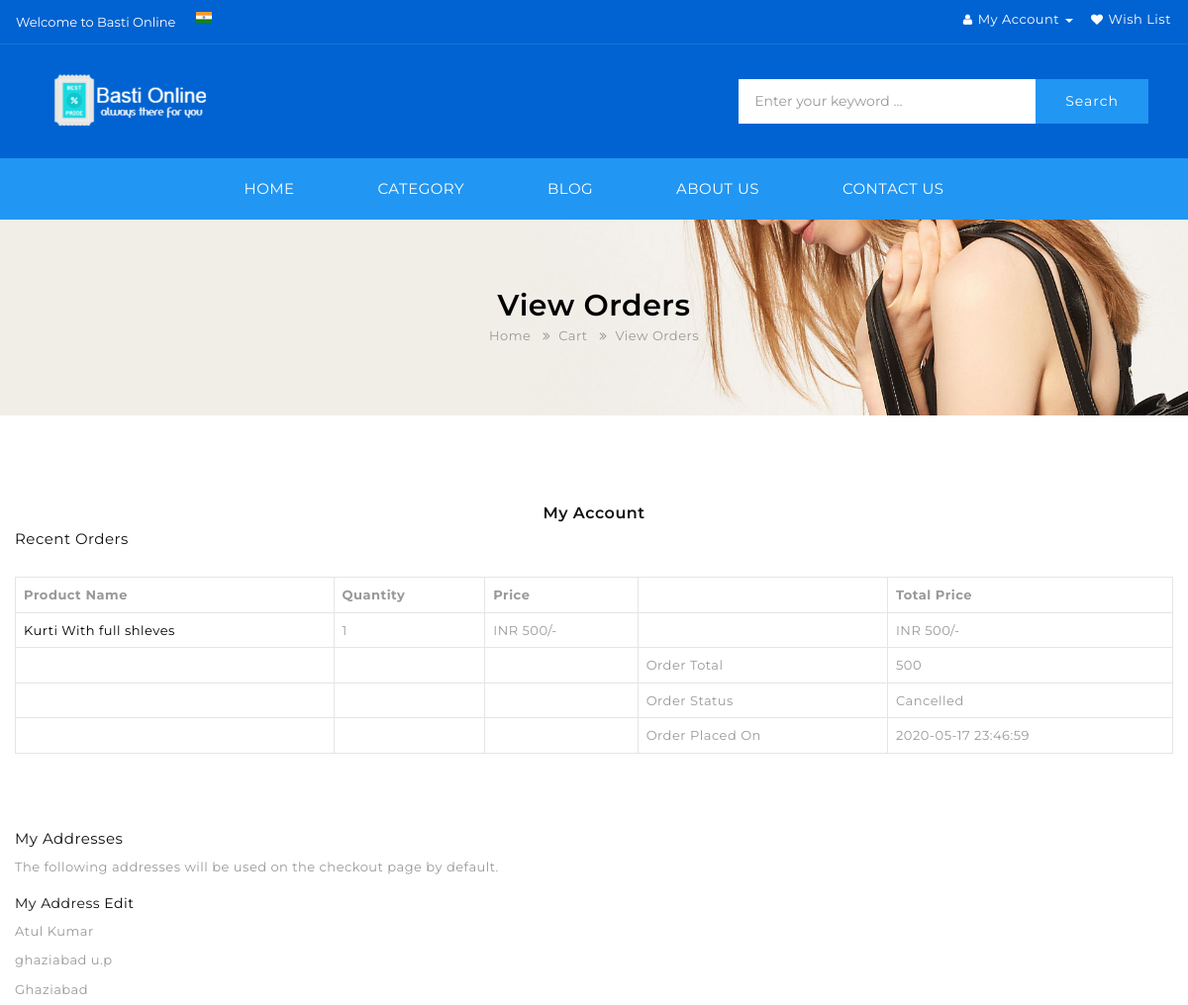
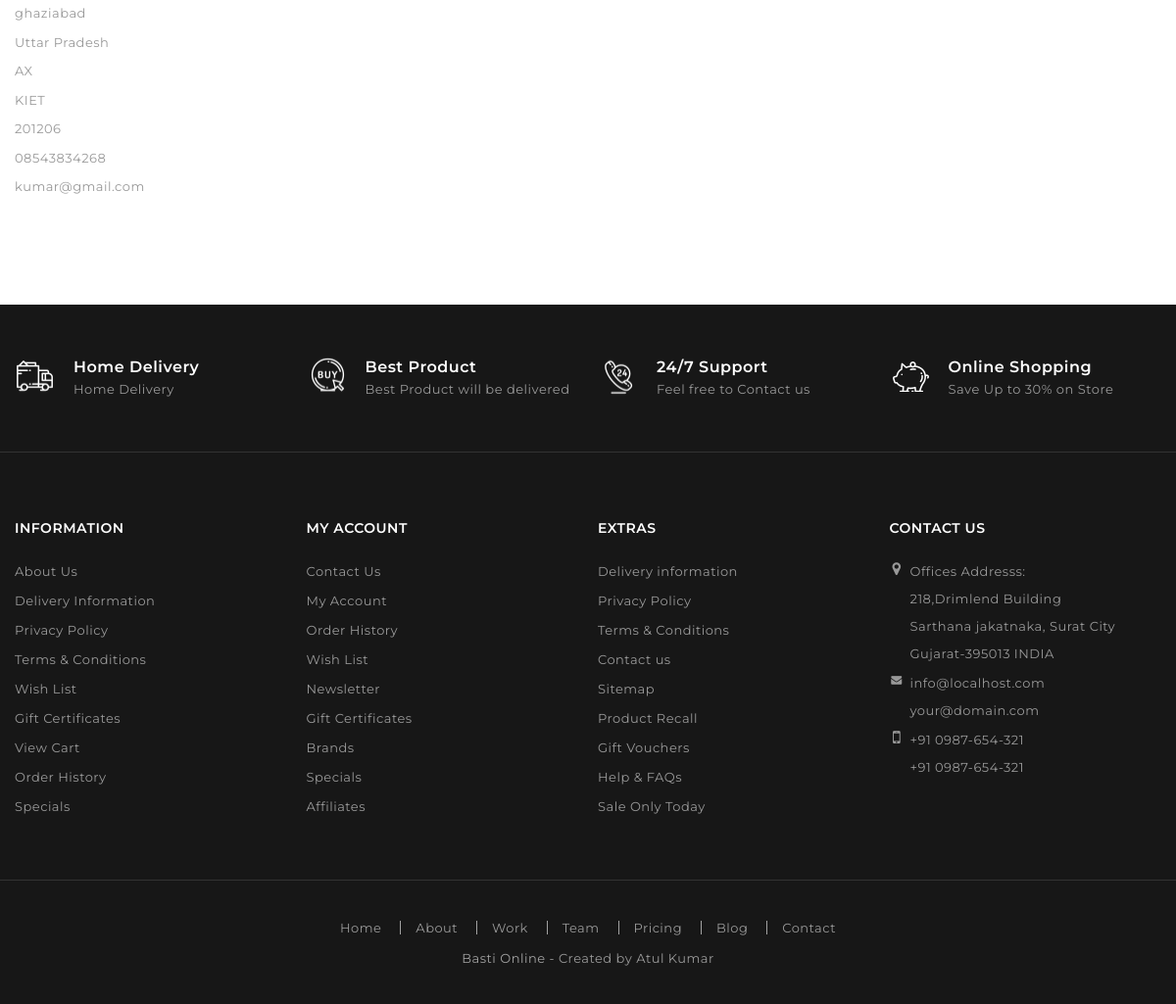
The page /view-order.php?id=4 (signed in) on the database its author committed (2 pictures, top to bottom).
### tables this page shows
CREATE TABLE `orderitems` (
  `id` int(11) NOT NULL,
  `pid` int(11) NOT NULL,
  `pquantity` varchar(255) NOT NULL,
  `orderid` int(11) NOT NULL,
  `productprice` varchar(255) NOT NULL
);

CREATE TABLE `products` (
  `id` int(11) NOT NULL,
  `name` varchar(255) NOT NULL,
  `catid` int(11) NOT NULL,
  `price` varchar(255) NOT NULL,
  `thumb` varchar(255) NOT NULL,
  `description` varchar(255) NOT NULL
);

CREATE TABLE `orders` (
  `id` int(11) NOT NULL,
  `uid` int(11) NOT NULL,
  `totalprice` varchar(255) NOT NULL,
  `orderstatus` varchar(255) NOT NULL,
  `paymentmode` varchar(255) NOT NULL,
  `timestamp` datetime DEFAULT CURRENT_TIMESTAMP
);

CREATE TABLE `users` (
  `id` int(11) NOT NULL,
  `email` varchar(255) NOT NULL,
  `password` varchar(255) NOT NULL,
  `timestamp` datetime NOT NULL DEFAULT CURRENT_TIMESTAMP
);

CREATE TABLE `usersmeta` (
  `id` int(11) NOT NULL,
  `uid` int(11) NOT NULL,
  `firstname` varchar(255) NOT NULL,
  `lastname` varchar(255) NOT NULL,
  `company` varchar(255) NOT NULL,
  `address1` varchar(255) NOT NULL,
  `address2` varchar(255) NOT NULL,
  `city` varchar(255) NOT NULL,
  `state` varchar(255) NOT NULL,
  `country` varchar(255) NOT NULL,
  `zip` varchar(255) NOT NULL,
  `mobile` varchar(255) NOT NULL
);

### view-order.php (the view, shortened to what this page needs)
<?php
	require_once 'admin/config/connect.php';
include 'header.php';
include 'nav.php';
$uid = $_SESSION['customerid'];
?>
<div class="breadcrumb parallax-container">
  <div class="parallax"><img src="image/prlx.jpg" alt="#"></div>
  <h1>View Orders</h1>
  <ul>
    <li><a href="index.php">Home</a></li>
    <li><a href="cart.php">Cart</a></li>
    <li><a href="#">View Orders</a></li>
  </ul>
</div>
	<section id="content">
		<div class="content-blog content-account">
			<div class="container">
				<div class="row">
					<div class="page_header text-center">
						<h2>My Account</h2>
					</div>
					<div class="col-md-12">
			<h3>Recent Orders</h3>
			<br>
			<table class="cart-table account-table table table-bordered">
				<thead>
					<tr>
						<th>Product Name</th>
						<th>Quantity</th>
						<th>Price</th>
						<th></th>
						<th>Total Price</th>
					</tr>
				</thead>
				<tbody>
				<?php
					if(isset($_GET['id']) & !empty($_GET['id'])){
						$oid = $_GET['id'];
					}else{
						header('location: my-account.php');
					}
					$ordsql = "SELECT * FROM orders WHERE uid='$uid' AND id='$oid'";
					$ordres = mysqli_query($connection, $ordsql);
					$ordr = mysqli_fetch_assoc($ordres);
					$orditmsql = "SELECT * FROM orderitems o JOIN products p WHERE o.orderid='$oid' AND o.pid=p.id";
					$orditmres = mysqli_query($connection, $orditmsql);
					while($orditmr = mysqli_fetch_assoc($orditmres)){
				?>
					<tr>
						<td>
							<a href="single.php?id=<?php echo $orditmr['pid']; ?>"><?php echo substr($orditmr['name'], 0, 25); ?></a>
						</td>
						<td>
							<?php echo $orditmr['pquantity']; ?>
						</td>
						<td>
							INR <?php echo $orditmr['productprice']; ?>/-
						</td>
						<td>
						</td>
						<td>
							INR <?php echo $orditmr['productprice']*$orditmr['pquantity']; ?>/-
						</td>
					</tr>
				<?php } ?>
					<tr>
						<td></td>
						<td></td>
						<td></td>
						<td>
							Order Total
						</td>
						<td>
							<?php echo $ordr['totalprice']; ?>
						</td>
					</tr>
					<tr>
						<td></td>
						<td></td>
						<td></td>
						<td>
							Order Status
						</td>
						<td>
							<?php echo $ordr['orderstatus']; ?>
						</td>
					</tr>
					<tr>
						<td></td>
						<td></td>
						<td></td>
						<td>
							Order Placed On
						</td>
						<td>
							<?php echo $ordr['timestamp']; ?>
						</td>
					</tr>
				</tbody>
			</table>
			<br>
			<br>
			<br>
			<div class="ma-address">
						<h3>My Addresses</h3>
						<p>The following addresses will be used on the checkout page by default.</p>
			<div class="row">
				<div class="col-md-6">
								<h4>My Address <a href="edit-address.php">Edit</a></h4>
					<?php
						$csql = "SELECT u1.firstname, u1.lastname, u1.address1, u1.address2, u1.city, u1.state, u1.country, u1.company, u.email, u1.mobile, u1.zip FROM users u JOIN usersmeta u1 WHERE u.id=u1.uid AND u.id=$uid";
						$cres = mysqli_query($connection, $csql);
						if(mysqli_num_rows($cres) == 1){
							$cr = mysqli_fetch_assoc($cres);
							echo "<p>".$cr['firstname'] ." ". $cr['lastname'] ."</p>";
							echo "<p>".$cr['address1'] ."</p>";
							echo "<p>".$cr['address2'] ."</p>";
							echo "<p>".$cr['city'] ."</p>";
							echo "<p>".$cr['state'] ."</p>";
							echo "<p>".$cr['country'] ."</p>";
							echo "<p>".$cr['company'] ."</p>";
							echo "<p>".$cr['zip'] ."</p>";
							echo "<p>".$cr['mobile'] ."</p>";
							echo "<p>".$cr['email'] ."</p>";
						}
					?>
				</div>
				<div class="col-md-6">
				</div>
			</div>
			</div>
					</div>
				</div>
			</div>
		</div>
	</section>
<?php include 'footer.php' ?>
</body>
</html>

### css/stylesheet.css (style rules this page uses)
body { font-family: "Montserrat", Helvetica, Arial, sans-serif; font-weight: 400; color: #999; font-size: 13px; line-height: 1.5; position: relative; background: #FFF; letter-spacing: 0.5px; }
h1, h2, h3, h4, h5, h6 { color: #121212; font-family: Montserrat; }
h1 { font-size: 18px; font-weight: 400; text-transform: uppercase; font-family: Montserrat; }
h2 { font-size: 16px; font-weight: 600; font-family: Montserrat; }
h3 { font-size: 15px; font-weight: 400; font-family: Montserrat; }
h4 { font-size: 14px; }
a { color: #000; text-decoration: none; }
.parallax-container { position: relative; overflow: hidden; height: auto; margin-top: 100px; }
.parallax { position: absolute; top: 0; left: 0; right: 0; bottom: 0; z-index: -1; }
.parallax img { display: none; position: absolute; left: 50%; bottom: 0; min-width: 100%; min-height: 100%; transform: translate3d(0, 0, 0); transform: translateX(-50%); }
.breadcrumb { padding: 70px 0 !important; margin: 0 0 90px !important; text-align: center; }
.breadcrumb h1 { font-size: 30px; font-weight: 600; text-transform: none; color: #000; margin: 0 0 5px; position: relative; }
.breadcrumb a { color: #999; background-color: transparent !important; border: none !important; padding: 0 !important; position: relative !important; }
.breadcrumb >ul> li + li::before { content: ""; font-family: "FontAwesome"; padding: 0 8px; position: relative; color: #999; }
ul { padding: 0; margin: 0; }

### rows shown on the page
orderitems: products.name "Kurti With full shleves", pquantity "1", productprice "500", $orditmr['productprice']*$orditmr['pquantity'] "500"
orders: totalprice "500", orderstatus "Cancelled", timestamp "2020-05-17 23:46:59"
users: usersmeta.firstname "Atul", usersmeta.lastname "Kumar", usersmeta.address1 "ghaziabad u.p", usersmeta.address2 "Ghaziabad", usersmeta.city "ghaziabad", usersmeta.state "Uttar Pradesh", usersmeta.country "AX", usersmeta.company "KIET", usersmeta.zip "201206", usersmeta.mobile "08543834268", email "kumar@gmail.com"
